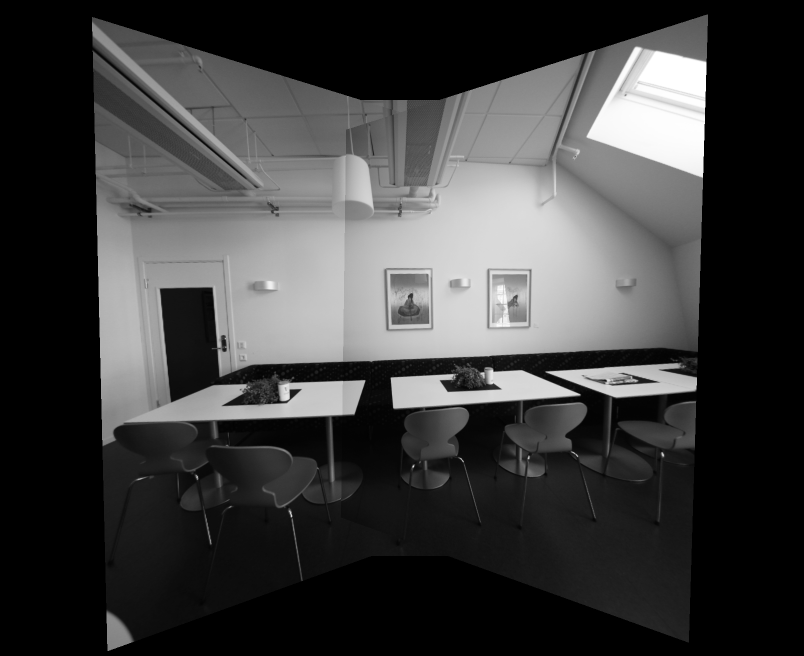
#> input picture image-stitching/Results/output_homography.png, 1608 x 1312 px (shown at 1/2 size)
$ python main.py 3 ../Results/output_homography.png ../Results/output_cylindrical.png ../Results/output_cylindrical.png out.png
#> lines starting #> are read from the running program, lines starting #| are printed output that depends on the picture
# Instructions:
# Do not change the output file names, use the helper functions as you see fit
#ssh -l skrishna -p 22159 130.245.168.229
import os
import sys
import cv2
import numpy as np
import matplotlib.pyplot as plt
import math


# [14 lines left out: function help_message, not called in this run]


'''
Detect, extract and match features between img1 and img2.
Using SIFT as the detector/extractor, but this is inconsequential to the user.

Returns: (pts1, pts2), where ptsN are points on image N.
    The lists are "aligned", i.e. point i in pts1 matches with point i in pts2.

Usage example:
    im1 = cv2.imread("image1.jpg", 0)
    im2 = cv2.imread("image2.jpg", 0)
    (pts1, pts2) = feature_matching(im1, im2)

    plt.subplot(121)
    plt.imshow(im1)
    plt.scatter(pts1[:,:,0],pts1[:,:,1], 0.5, c='r', marker='x')
    plt.subplot(122)
    plt.imshow(im2)
    plt.scatter(pts1[:,:,0],pts1[:,:,1], 0.5, c='r', marker='x')
'''


def feature_matching(img1, img2, savefig=False):
    # Initiate SIFT detector
    sift = cv2.xfeatures2d.SIFT_create()
    # find the keypoints and descriptors with SIFT
    kp1, des1 = sift.detectAndCompute(img1, None)
    kp2, des2 = sift.detectAndCompute(img2, None)
    # FLANN parameters
    FLANN_INDEX_KDTREE = 1
    index_params = dict(algorithm=FLANN_INDEX_KDTREE, trees=5)
    search_params = dict(checks=50)  # or pass empty dictionary
    flann = cv2.FlannBasedMatcher(index_params, search_params)
    matches2to1 = flann.knnMatch(des2, des1, k=2)

    matchesMask_ratio = [[0, 0] for i in xrange(len(matches2to1))]
    match_dict = {}
    for i, (m, n) in enumerate(matches2to1):
        if m.distance < 0.7 * n.distance:
            matchesMask_ratio[i] = [1, 0]
            match_dict[m.trainIdx] = m.queryIdx

    good = []
    recip_matches = flann.knnMatch(des1, des2, k=2)
    matchesMask_ratio_recip = [[0, 0] for i in xrange(len(recip_matches))]

    for i, (m, n) in enumerate(recip_matches):
        if m.distance < 0.7 * n.distance:  # ratio
            if m.queryIdx in match_dict and match_dict[m.queryIdx] == m.trainIdx:  # reciprocal
                good.append(m)
                matchesMask_ratio_recip[i] = [1, 0]

    if savefig:
        draw_params = dict(matchColor=(0, 255, 0),
                           singlePointColor=(255, 0, 0),
                           matchesMask=matchesMask_ratio_recip,
                           flags=0)
        img3 = cv2.drawMatchesKnn(img1, kp1, img2, kp2, recip_matches, None, **draw_params)

        plt.figure(), plt.xticks([]), plt.yticks([])
        plt.imshow(img3, )
        plt.savefig("feature_matching.png", bbox_inches='tight')

    return ([kp1[m.queryIdx].pt for m in good], [kp2[m.trainIdx].pt for m in good])


'''
Warp an image from cartesian coordinates (x, y) into cylindrical coordinates (theta, h)
Returns: (image, mask)
Mask is [0,255], and has 255s wherever the cylindrical images has a valid value.
Masks are useful for stitching

Usage example:

    im = cv2.imread("myimage.jpg",0) #grayscale
    h,w = im.shape
    f = 700
    K = np.array([[f, 0, w/2], [0, f, h/2], [0, 0, 1]]) # mock calibration matrix
    imcyl = cylindricalWarpImage(im, K)
'''


# [35 lines left out: function cylindricalWarpImage, not called in this run]


'''
Calculate the geometric transform (only affine or homography) between two images,
based on feature matching and alignment with a robust estimator (RANSAC).

Returns: (M, pts1, pts2, mask)
Where: M    is the 3x3 transform matrix
       pts1 are the matched feature points in image 1
       pts2 are the matched feature points in image 2
       mask is a binary mask over the lists of points that selects the transformation inliers

Usage example:
    im1 = cv2.imread("image1.jpg", 0)
    im2 = cv2.imread("image2.jpg", 0)
    (M, pts1, pts2, mask) = getTransform(im1, im2)

    # for example: transform im1 to im2's plane
    # first, make some room around im2
    im2 = cv2.copyMakeBorder(im2,200,200,500,500, cv2.BORDER_CONSTANT)
    # then transform im1 with the 3x3 transformation matrix
    out = cv2.warpPerspective(im1, M, (im1.shape[1],im2.shape[0]), dst=im2.copy(), borderMode=cv2.BORDER_TRANSPARENT)

    plt.imshow(out, cmap='gray')
    plt.show()
'''


def getTransform(src, dst, method='affine'):
    pts1, pts2 = feature_matching(src, dst)
    #print(pts1)
    src_pts = np.float32(pts1).reshape(-1, 1, 2)
    #print(src_pts)
    dst_pts = np.float32(pts2).reshape(-1, 1, 2)

    if method == 'affine':
        M, mask = cv2.estimateAffine2D(src_pts, dst_pts, cv2.RANSAC, ransacReprojThreshold=5.0)
        M = np.append(M, [[0, 0, 1]], axis=0)

    if method == 'homography':
        M, mask = cv2.findHomography(src_pts, dst_pts, cv2.RANSAC, 5.0)

    matchesMask = mask.ravel().tolist()
    #print(mask)
    return (M, pts1, pts2, mask)


# ===================================================
# ================ Perspective Warping ==============
# ===================================================
def Perspective_warping(img1, img2, img3):

    # Write your codes here

    image1 = img1
    image2 = img2
    image3 = img3

    image1 = cv2.copyMakeBorder(image1, 200, 200, 500, 500, cv2.BORDER_CONSTANT)

    (M, pts1, pts2, mask) = getTransform(image3, image1, "homography")
    im1Warped = cv2.warpPerspective(image3, M, (image1.shape[1], image1.shape[0]), dst=image1.copy(),
                                    borderMode=cv2.BORDER_TRANSPARENT)


    (M, pts1, pts2, mask) = getTransform(image2, im1Warped,"homography")
    im2Warped = cv2.warpPerspective(image2, M, (im1Warped.shape[1], im1Warped.shape[0]), dst=im1Warped.copy(),
                                    borderMode=cv2.BORDER_TRANSPARENT)

    output_image = im2Warped
    output_name = sys.argv[5] + "output_homography.png"
    cv2.imwrite(output_name, output_image)

    master = cv2.imread("example_output1.png",0)
    print(RMSD(1,output_image,master))
    return True


# [80 lines left out: functions Bonus_perspective_warping, Cylindrical_warping, Bonus_cylindrical_warping, not called in this run]


'''
This exact function will be used to evaluate your results for HW2
Compare your result with master image and get the difference, the grading
criteria is posted on Piazza
'''

def RMSD(questionID, target, master):
    # Get width, height, and number of channels of the master image
    master_height, master_width = master.shape[:2]
    master_channel = len(master.shape)

    # Get width, height, and number of channels of the target image
    target_height, target_width = target.shape[:2]
    target_channel = len(target.shape)

    # Validate the height, width and channels of the input image
    if (master_height != target_height or master_width != target_width or master_channel != target_channel):
        return -1
    else:
        nonZero_target = cv2.countNonZero(target)
        nonZero_master = cv2.countNonZero(master)

        if (questionID == 1):
           if (nonZero_target < 1200000):
               return -1
        elif(questionID == 2):
            if (nonZero_target < 700000):
                return -1
        else:
            return -1

        total_diff = 0.0;
        master_channels = cv2.split(master);
        target_channels = cv2.split(target);

        for i in range(0, len(master_channels), 1):
            dst = cv2.absdiff(master_channels[i], target_channels[i])
            dst = cv2.pow(dst, 2)
            mean = cv2.mean(dst)
            total_diff = total_diff + mean[0]**(1/2.0)

        return total_diff;


if __name__ == '__main__':
    question_number = -1

    # Validate the input arguments
    if (len(sys.argv) != 6):
        print("here")
        help_message()
        sys.exit()
    else:
        question_number = int(sys.argv[1])
        if (question_number > 4 or question_number < 1):
            print("Input parameters out of bound ...")
            sys.exit()

    input_image1 = cv2.imread(sys.argv[2], 0)
#> input_image1 is the input picture: shape (1312, 1608); min 0, max 255, mean 61.8
    input_image2 = cv2.imread(sys.argv[3], 0)
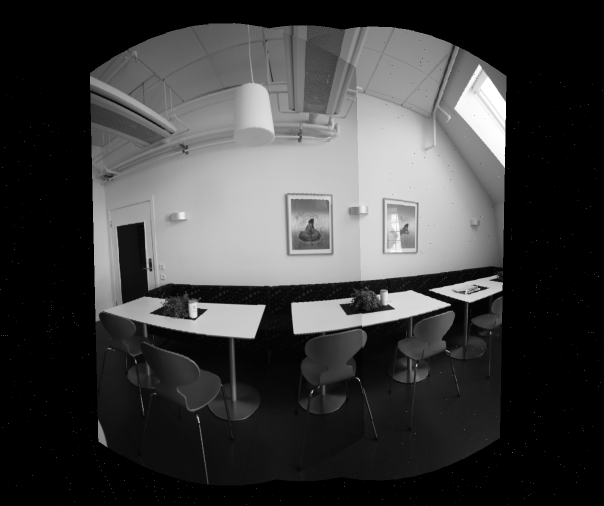
#> input picture image-stitching/Results/output_cylindrical.png, 1208 x 1012 px (shown at 1/2 size)
#> input_image2 is the input picture: shape (1012, 1208); min 0, max 255, mean 61.6
    input_image3 = cv2.imread(sys.argv[4], 0)

    function_launch = {
        1: Perspective_warping(input_image1, input_image2, input_image3),
        2: Cylindrical_warping(input_image1, input_image2, input_image3),
        3: Bonus_perspective_warping(input_image1, input_image2, input_image3),
        4: Bonus_cylindrical_warping(input_image1, input_image2, input_image3),
    }
#> in Perspective_warping, `image1 = cv2.copyMakeBorder(image1, 200, 200, 500, 500, cv2.BORDER_CON..`:
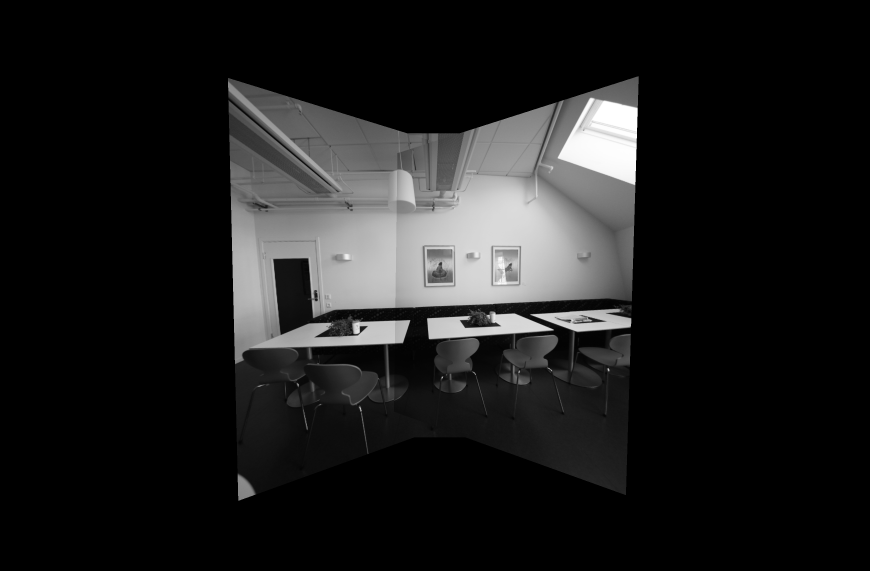
#> image1: shape (1712, 2608) (shown at 1/3 size); min 0, max 255, mean 29.2
#> in feature_matching, `kp1, des1 = sift.detectAndCompute(img1, None)`: kp1 = 1168 keypoints; strongest (x, y, size): (401, 623, 9.3), (483, 644, 48.8), (833, 731, 2.1), (624, 784, 2.6)
#> in feature_matching, `kp2, des2 = sift.detectAndCompute(img2, None)`: kp2 = 974 keypoints; strongest (x, y, size): (1815, 408, 156.9), (1326, 1133, 2.8), (1083, 1232, 2.6), (1086, 986, 10.6)
#> in feature_matching, `matches2to1 = flann.knnMatch(des2, des1, k=2)`: matches2to1 = 974 matches
#> in feature_matching, `matchesMask_ratio = [[0, 0] for i in xrange(len(matches2to1))]`: matchesMask_ratio = 974 pairs, first value 0 to 0, second value 0 to 0
#> after the loop in feature_matching, `for i, (m, n) in enumerate(matches2to1):`: match_dict = 321 items; matchesMask_ratio = 974 pairs, first value 0 to 1, second value 0 to 0
#> in feature_matching, `recip_matches = flann.knnMatch(des1, des2, k=2)`: recip_matches = 1168 matches
#> in feature_matching, `matchesMask_ratio_recip = [[0, 0] for i in xrange(len(recip_matches))]`: matchesMask_ratio_recip = 1168 pairs, first value 0 to 0, second value 0 to 0
#> after the loop in feature_matching, `for i, (m, n) in enumerate(recip_matches):`: good = 290 matches; matchesMask_ratio_recip = 1168 pairs, first value 0 to 1, second value 0 to 0
#> in getTransform, `pts1, pts2 = feature_matching(src, dst)`: pts1 = 290 pairs, first value 194.6 to 1014.3, second value 52.55 to 824.8; pts2 = 290 pairs, first value 715.2 to 1912.5, second value 401.6 to 1215.9
#> in getTransform, `src_pts = np.float32(pts1).reshape(-1, 1, 2)`: src_pts = 290 rows, first 8: [194.6, 637.1], [227.8, 700.1], [233.5, 609.3], [273.3, 715], [290.9, 533.1], [296.2, 542.4], [300, 519.3], [301.6, 539.9]
#> in getTransform, `dst_pts = np.float32(pts2).reshape(-1, 1, 2)`: dst_pts = 290 rows, first 8: [715.2, 1074.5], [802.2, 1154], [816.7, 1010.2], [894.3, 1144.1], [930.7, 890.6], [939.9, 905.8], [946.4, 873.4], [948.7, 899.6]
#> in getTransform, `M, mask = cv2.findHomography(src_pts, dst_pts, cv2.RANSAC, 5.0)`: M = [[0.0393, 0.0631, 892.8], [-0.413, 0.75, 491.1], [-0.000489, 4.34e-05, 1]]; mask = 290 values, max 1 at index 88, min 0 at index 0, mean 0.569
#> in getTransform, `matchesMask = mask.ravel().tolist()`: matchesMask has the same summary as mask
#> in Perspective_warping, `im1Warped = cv2.warpPerspective(image3, M, (image1.shape[1], image1.sh..`:
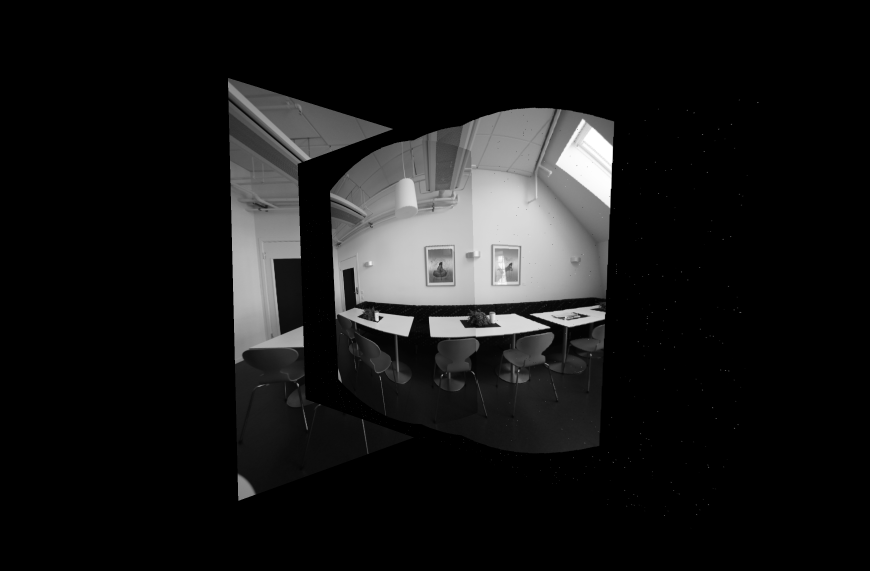
#> im1Warped: shape (1712, 2608) (shown at 1/3 size); min 0, max 255, mean 23.8
#> in feature_matching (call 2), `kp2, des2 = sift.detectAndCompute(img2, None)`: kp2 = 1216 keypoints; strongest (x, y, size): (1767, 470, 117.6), (1493, 688, 449.9), (1141, 954, 7.4), (1202, 978, 42.7)
#> in feature_matching (call 2), `matches2to1 = flann.knnMatch(des2, des1, k=2)`: matches2to1 = 1216 matches
#> after the loop in feature_matching (call 2), `for i, (m, n) in enumerate(recip_matches):`: good = 415 matches
#> in getTransform (call 2), `src_pts = np.float32(pts1).reshape(-1, 1, 2)`: src_pts = 415 rows, first 8: [186.5, 250], [188.6, 164], [206.4, 630.3], [216.4, 165.9], [218.3, 342.3], [227.8, 700.1], [239.2, 449.9], [266.1, 227.2]
#> in getTransform (call 2), `dst_pts = np.float32(pts2).reshape(-1, 1, 2)`: dst_pts = 415 rows, first 8: [997.2, 654.4], [997, 586.7], [1015.7, 947.4], [1012.1, 583.7], [1016.6, 724.1], [802.2, 1154], [1031, 808.4], [1065.8, 638.5]
#> in Perspective_warping, `(M, pts1, pts2, mask) = getTransform(image2, im1Warped,"homography")`: M = [[0.0384, 0.063, 893.1], [-0.414, 0.749, 491.4], [-0.000489, 4.34e-05, 1]]; pts1 = 415 pairs, first value 186.5 to 1014.3, second value 44.23 to 824.8; pts2 = 415 pairs, first value 802.2 to 1835.9, second value 321.9 to 1173.8; mask = 415 values, max 1 at index 0, min 0 at index 5, mean 0.942
#> (the run stopped early here; a loop or call above may not have finished)
